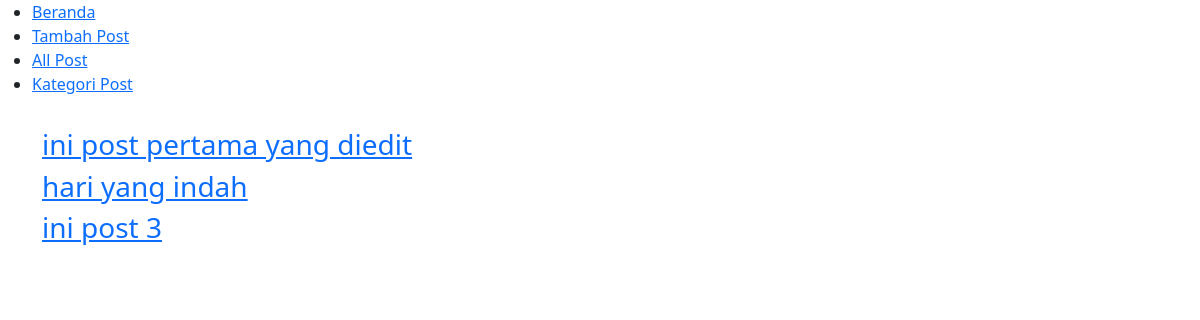
Page /post/ on the committed database.
### app.py (models this page shows)
class Blog(dbku.Model):
    idPost = dbku.Column(dbku.Integer, primary_key=True)
    judulPost = dbku.Column(dbku.String(50), nullable=False)
    kontenPost = dbku.Column(dbku.String(2000))
    kategoriPost = dbku.Column(dbku.String(50))
    tanggalPost = dbku.Column(dbku.DateTime, default=datetime.today())

### app.py (the view)
@app.route('/post/')
def semua_post():
    semua_post = Blog.query.all()
    return render_template('blog/allpost.html', semuapost = semua_post, titlepage='All Post')

### templates/blog/allpost.html
{% extends 'base.html' %}
{% block content %}
<div class="row">
    <div class="col my-3">
        {% for post in semuapost %}
        <a href="{{ url_for('detail_post', id=post.idPost ) }}"><h3>{{post.judulPost}}</h3></a>
        {% endfor %}
    </div>
</div>
{% endblock content %}

### rows in the picture
Blog: judulPost "ini post pertama yang diedit"
Blog: judulPost "hari yang indah"
Blog: judulPost "ini post 3"
